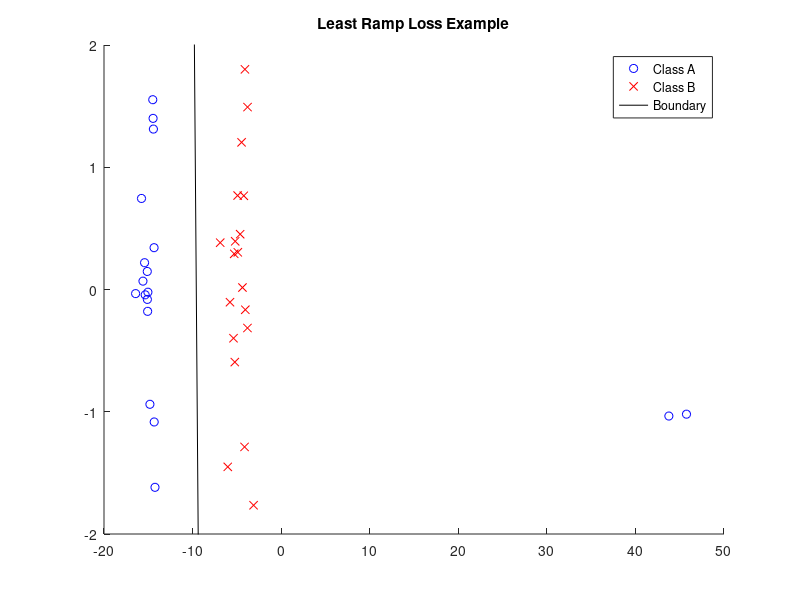

Source code (MATLAB):
%% Example 8.2 Least Ramp Loss Classification
%
% * *Result in book* : Figure 8.19
% * *Code in book* : Figure 8.20
% * *Output* : |eg8_2.png|
% * *Usage* : |eg8_2(), eg8_2(40)|
%
%% Source Code
function eg8_2(n)
    % init
    rng(0);
    % recommended, use it in future instead of
    % rand('state', 0); randn('state', 0);
    if nargin < 1
        n = 40;
    end

    x = [randn(1, n / 2) - 15, randn(1 , n / 2) - 5; randn(1, n)]';
    y = [ones(n / 2, 1); -ones(n / 2, 1)];

    % outlier
    x(1 : 2, 1) = x(1 : 2, 1) + 60; x(:, 3) = 1;

    % constant
    l = 0.01; e = 0.01; t0 = zeros(3, 1);
    for o = 1 : 1000
        m = (x * t0) .* y;
        v = m + min(1, max(0, 1 - m));
        a = abs(v - m);
        w = ones(size(y));
        w(a > e) = e ./ a(a > e);
        t = (x' * (repmat(w, 1, 3) .* x) + l * eye(3)) \ (x' * (w .* v .* y));
        if norm(t - t0) < 0.001, break, end
        t0 = t;
    end

    figure('Name', 'Least Ramp Loss Example'); clf; hold on;
    z = [-20 50];
    axis([z -2 2]);
    plot(x(y == 1, 1), x(y == 1, 2), 'bo');
    plot(x(y == -1, 1), x(y == -1, 2), 'rx');
    plot(z, -(t(3) + z * t(1)) / t(2), 'k-');
    legend('Class A', 'Class B', 'Boundary');
    title('Least Ramp Loss Example');
    saveas(gcf, 'eg8_2', 'png');
end